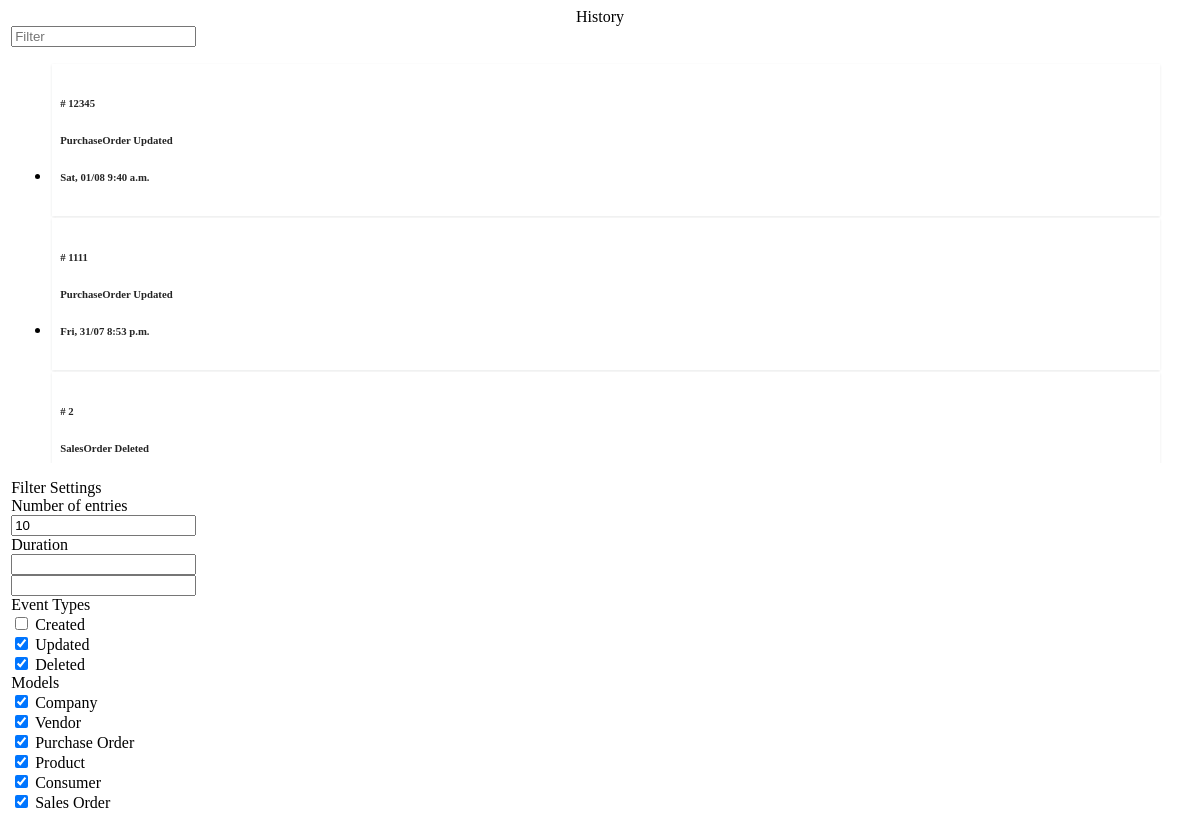
The page /history/ on the database its author committed.
### InvManage/models/misc.py (models this page shows)
class EventCard(models.Model):
    obj = models.OneToOneField(Object,on_delete=models.SET_NULL,null=True)
    objId = models.CharField(null=True,max_length=100)
    objname = models.CharField(null=True,max_length=100)
    objmodel = models.CharField(null=True, max_length=100)
    date = models.DateTimeField(null=True, blank=True)
    operation = models.CharField(null=True, max_length=100)

### InvManage/views/history_views.py (the view, shortened to what this page needs)
# urls.py: path('history/', display_history_view, name='history'),
def display_history_view(request):
    if request.method == 'GET':
        events = EventCard.objects.all().order_by('-date') # Fetches event cards ordering them with recent events first
        logger(request.GET)
        qlenForm = HistoryForm(request.GET, prefix='history')
        state = HistoryFilterState.objects.all().first() # Get saved filter state
        if len(request.GET) == 0: # on page reload their are no parameters in the request
            jsonDec = json.decoder.JSONDecoder() # Instantiate decoder
            filterParams = jsonDec.decode(state.params) # Decode JSON string to python dictionary
            myFilter = EventCardFilter(filterParams, queryset=events)
            queryset = myFilter.qs[:int(filterParams['history-qlen'])]
            qlenForm = HistoryForm({'history-qlen':int(filterParams['history-qlen'])})
        logger(queryset)
        dictionaries = []
        for event in queryset:
            dictionaries.append(event.__dict__)
        lookup = {'Company':'/company/update',
                  'Vendor': '/vendor/update',
                  'Consumer': '/consumer/update',
                  'Product': '/product/update',
                  'PurchaseOrder': '/purchase_order/update',
                  'SalesOrder': '/sales_order/update'}
        return render(request, 'history/history.html',{'dicts': dictionaries,
                                                       'lookupRoute':lookup,
                                                       'myFilter':myFilter,
                                                       'qlenForm': qlenForm})

### InvManage/forms.py
class HistoryForm(forms.Form):
    prefix = 'history'
    context={
        "class": "form-control",
    }
    qlen = forms.IntegerField(widget=forms.TextInput(attrs=context))

### InvManage/scripts/helpers.py (called while the page is built)
def logger(data):
    print('####################################')
    print('#')
    print('#')
    print('#')
    print(data)
    print('#')
    print('#')
    print('#')
    print('####################################')

### InvManage/templatetags/template_helpers.py (called while the page is built)
@register.filter(name='lookup')
def lookup(dictionary, key):
    return dictionary.get(key)

### InvManage/templates/history/history.html (shortened to what this page needs)
{% load template_helpers %}
<div id="history-pane" class="card bg-light" style="margin: 0.2em;">
<div class="sidebar-menu bg-light">
  <div class="header-menu border-bottom" style="text-align: center;">
    <span>History</span>
  </div>
  <div class="col-sm-12 justify-content-between" style="padding:0em">
    <div id="historyCarousel" class="carousel slide" data-ride="carousel" data-interval="false">
      <div class="carousel-inner">
        <div id="eventsCorousel" class="carousel-item active">
          <div class="d-flex row" style="width: 96%;">
            <div id="historyFilter" class="col-10 mx-auto">
              <input type="text" name="objname" class="form-control form-control-sm" onkeyup="fetchEvents(this)" id="id_objname" placeholder="Filter" data-url="{% url 'history' %}">
            </div>
          </div>
          {% include "history/eventlist.html" %}
        </div>
        <div id="settingsCorousel" class="carousel-item">
          <form id="settingsForm" action="{% url 'history' %}" method="POST">
          <div class="d-flex flex-row p-2 align-items-center db-title">
            <div class="d-flex align-items-center mx-auto">
              <span class="align-items-center">Filter Settings</span>
            </div>
          </div>
          {% include "history/history_settings.html" %}
        </form>
        </div>
        </div>
      </div>
    </div>
  </div>
</div>

### InvManage/templates/history/eventlist.html
{% load template_helpers %}
<div id="historydata">
    <div id="eventlist" >
      <ul class="scroller">
        {% for event in dicts %}
          <li>
            <div id="history-card" class="card bg-light" onclick="updateHistoryObject(this)" data-id={{event.objId}} data-route={{lookupRoute|lookup:event.objmodel}} style="width:96%;">
                <h6 class="card-title">{{event.objname}}</h6>
                <div class="d-flex justify-content-between align-items-center">
                  <h6 class="card-subtitle mb-2 text-muted">{{event.objmodel}}
                    {% if event.operation == "Created" %}
                      <span class="badge badge-success">{{event.operation}}</span>
                    {% elif event.operation == "Updated" %}
                      <span class="badge badge-primary">{{event.operation}}</span>
                    {% elif event.operation == "Deleted" %}
                      <span class="badge badge-danger">{{event.operation}}</span>
                    {% endif %}
                  </h6>
                  <h6 class="card-subtitle mb-2 text-muted">{{event.date|date:"D, d/m g:i a"}}</h6>
                </div>
            </div>
          </li>
        {% endfor %}
      </ul>
    </div>
  </div>

### InvManage/templates/history/history.html (style rules this page uses)
#history-card { display: inline-block; width: 100%; text-decoration: none; position: relative; padding: 8px 8px 8px 8px; margin: 1px; color: #252525; font-family: 'Comfortaa', cursive; list-style-type: none; background-color: rgb(255, 255, 255); box-shadow: rgba(46, 49, 50, 0.16) 0px 1px 2.94px 0.06px; border-color: currentcolor; cursor: pointer; }
.scroller { height: 400px; overflow: auto; scrollbar-width: none; }

### rows shown on the page
EventCard: objname "# 2", objmodel "SalesOrder", operation "Deleted"

### other values the page prints
{{ event.objname }} "# 12345" "# 1111"
{{ event.objmodel }} "PurchaseOrder" "PurchaseOrder"
{{ event.operation }} "Updated" "Updated"
{{ event.date|date:"D, d/m g:i a" }} "Sat, 01/08 9:40 a.m." "Fri, 31/07 8:53 p.m."
